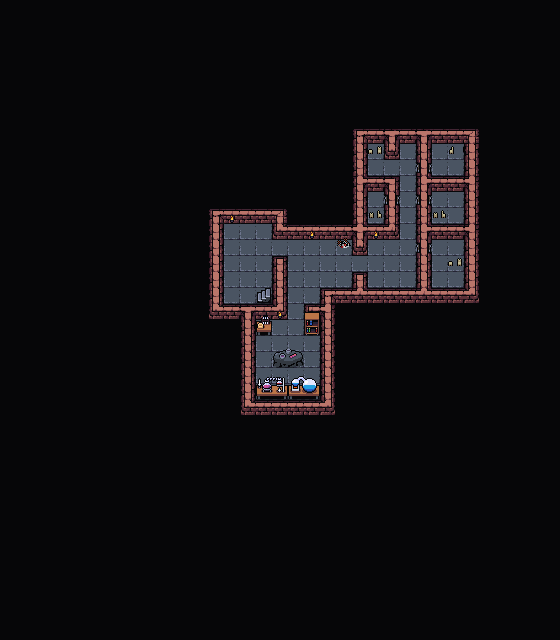

A level layout from a 2D game, rendered from its tile map. Below: a short description, then the map file with tile-grid data replaced by summaries:
An orthogonal 35x40 tile map with 16x16 px tiles, 6 tile layers (Ground, Ground Clutter, Medium Ground, Medium Clutter, ...), 5 tilesets and 11 objects.

<map version="1.10" tiledversion="1.10.2" orientation="orthogonal" renderorder="right-down" width="35" height="40" tilewidth="16" tileheight="16" infinite="0" nextlayerid="8" nextobjectid="13">
 <tileset firstgid="1" source="../../../tileset/Inn_Dungeon.tsx" />
 <tileset firstgid="4481" source="../../../tileset/inn_dungeon_floor.tsx" />
 <tileset firstgid="5106" source="../../../tileset/inn_main.tsx" />
 <tileset firstgid="15218" source="../../../../../common/maps/tileset/main.tsx" />
 <tileset firstgid="25330" source="../../../tileset/buildings.tsx" />
 <layer id="1" name="Ground" width="35" height="40">
  <data>[1400 cells, 1400 non-empty, 16 distinct tile ids]</data>
 </layer>
 <layer id="2" name="Ground Clutter" width="35" height="40">
  <data>[1400 cells, 761 non-empty, 43 distinct tile ids]</data>
 </layer>
 <layer id="3" name="Medium Ground" width="35" height="40">
  <data>[1400 cells, 771 non-empty, 76 distinct tile ids]</data>
 </layer>
 <layer id="4" name="Medium Clutter" width="35" height="40">
  <data>[1400 cells, 1322 non-empty, 26 distinct tile ids]</data>
 </layer>
 <layer id="5" name="Walls" width="35" height="40">
  <properties>
   <property name="spriteLayer" type="bool" value="true" />
  </properties>
  <data>[1400 cells, 41 non-empty, 1 distinct tile ids]</data>
 </layer>
 <objectgroup id="7" name="Object Layer 1">
  <object id="2" template="../../../obj/entry_right.tx" x="255.273" y="304.182">
   <properties>
    <property name="teleport" value="../Innistrad/maps/map/main_story/inn_approaches/davriels_mansion.tmx.tmx" />
   </properties>
  </object>
  <object id="3" template="../../../obj/manashards.tx" x="335.727" y="253.061" />
  <object id="4" template="../../../obj/scroll.tx" x="271.375" y="329.875" width="10.25" height="9.625">
   <properties>
    <property name="reward" value="[ { &quot;type&quot;: &quot;card&quot;, &quot;cardName&quot;: &quot;Ransack the Lab&quot;, &quot;count&quot;: 2 } ]" />
   </properties>
  </object>
  <object id="5" template="../../../obj/gold.tx" x="304.75" y="381.625">
   <properties>
    <property name="reward">[
  {
    "type": "gold",
    "count": 80,
    "addMaxCount": 50
 }
]</property>
   </properties>
  </object>
  <object id="6" template="../../../obj/gold.tx" x="370.25" y="171.25">
   <properties>
    <property name="reward">[
  {
    "type": "gold",
    "count": 10,
    "addMaxCount": 60
 }
]</property>
   </properties>
  </object>
  <object id="7" template="../../../obj/enemy.tx" x="287.875" y="332.5">
   <properties>
    <property name="enemy" value="Brerig" />
    <property name="threatRange" type="int" value="10" />
    <property name="waypoints" value="9,12" />
   </properties>
  </object>
  <object id="8" template="../../../obj/enemy.tx" x="335" y="270.25">
   <properties>
    <property name="enemy" value="Hobblefiend" />
    <property name="pursueRange" type="int" value="-1" />
    <property name="threatRange" type="int" value="15" />
    <property name="waypoints" value="9,10,11,10,9,10," />
   </properties>
  </object>
  <object id="9" template="../../../obj/waypoint.tx" x="297.5" y="261.25" />
  <object id="10" template="../../../obj/waypoint.tx" x="396.5" y="273.75" />
  <object id="11" template="../../../obj/waypoint.tx" x="393.5" y="175.5" />
  <object id="12" template="../../../obj/waypoint.tx" x="289.5" y="346.75" />
 </objectgroup>
 <layer id="6" name="above" width="35" height="40">
  <data>[1400 cells, 20 non-empty, 17 distinct tile ids]</data>
 </layer>
</map>
